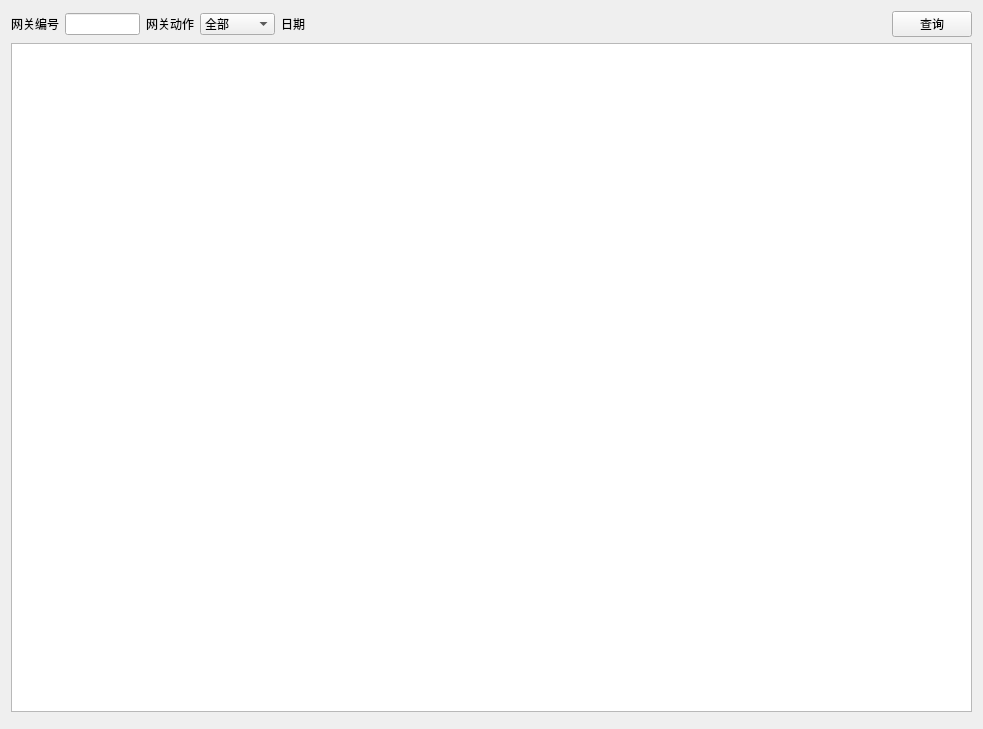
<?xml version="1.0" encoding="UTF-8"?>
<ui version="4.0">
 <class>select_emu_action_widget</class>
 <widget class="QWidget" name="select_emu_action_widget">
  <property name="geometry">
   <rect>
    <x>0</x>
    <y>0</y>
    <width>983</width>
    <height>729</height>
   </rect>
  </property>
  <property name="windowTitle">
   <string>Form</string>
  </property>
  <layout class="QVBoxLayout" name="verticalLayout">
   <item>
    <layout class="QHBoxLayout" name="horizontalLayout" stretch="1,3,1,3,1,3,20,1">
     <item>
      <widget class="QLabel" name="emu_id_lb">
       <property name="text">
        <string>网关编号</string>
       </property>
      </widget>
     </item>
     <item>
      <widget class="QLineEdit" name="emu_id_edt"/>
     </item>
     <item>
      <widget class="QLabel" name="emu_act_lb">
       <property name="text">
        <string>网关动作</string>
       </property>
      </widget>
     </item>
     <item>
      <widget class="QComboBox" name="emu_act_cb">
       <item>
        <property name="text">
         <string>全部</string>
        </property>
       </item>
      </widget>
     </item>
     <item>
      <widget class="QLabel" name="date_lb">
       <property name="text">
        <string>日期</string>
       </property>
      </widget>
     </item>
     <item>
      <widget class="CDateEdit" name="date_edt" native="true">
       <property name="styleSheet">
        <string notr="true">QDateEdit
{
    border: 1px solid #dbdbdb;
    color: #666666;
    font: 30px &quot;微软雅黑&quot;;
}

QDateEdit:on { /* shift the text when the popup opens */
    padding-top: 3px;
    padding-left: 4px;
}

QDateEdit::drop-down {
    subcontrol-origin: padding;
    subcontrol-position: top right;
    width: 40px;

    border-left-color: darkgray;
    border-left-style: solid; /* just a single line */
    border-top-right-radius: 3px; /* same radius as the QComboBox */
    border-bottom-right-radius: 3px;
}

QDateEdit::down-arrow {
    image: url(:/icon/icon/calendar.ico);
}

QDateEdit::down-arrow:on { /* shift the arrow when popup is open */
    top: 1px;
    left: 1px;
}</string>
       </property>
      </widget>
     </item>
     <item>
      <spacer name="horizontalSpacer">
       <property name="orientation">
        <enum>Qt::Horizontal</enum>
       </property>
       <property name="sizeHint" stdset="0">
        <size>
         <width>40</width>
         <height>20</height>
        </size>
       </property>
      </spacer>
     </item>
     <item>
      <widget class="QPushButton" name="select_pb">
       <property name="text">
        <string>查询</string>
       </property>
      </widget>
     </item>
    </layout>
   </item>
   <item>
    <widget class="QTableWidget" name="tableWidget"/>
   </item>
   <item>
    <widget class="flipover_widget" name="flipover_wd" native="true"/>
   </item>
  </layout>
 </widget>
 <customwidgets>
  <customwidget>
   <class>CDateEdit</class>
   <extends>QWidget</extends>
   <header location="global">cdateedit.h</header>
   <container>1</container>
  </customwidget>
  <customwidget>
   <class>flipover_widget</class>
   <extends>QWidget</extends>
   <header location="global">flipover_widget.h</header>
   <container>1</container>
  </customwidget>
 </customwidgets>
 <resources/>
 <connections/>
</ui>
